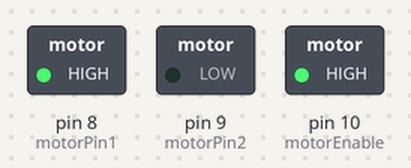
This sketch was run on a simulated Arduino Uno, built with avr-gcc and run on an emulated ATmega328P. Shown: switched loads named in the sketch (green lamp = pin HIGH).

Above: at 1.0 s.
At 3.0 s:
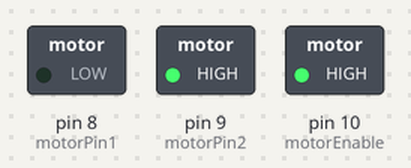
Timing chart, 0 to 4.6 s (numbered marks = the images above):
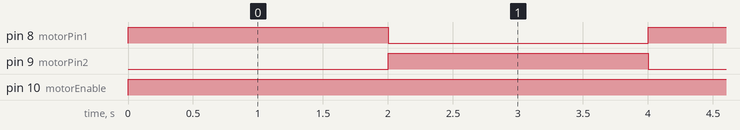

Measured:
- by itself, pin 8 (motorPin1), pin 9 (motorPin2): alternates HIGH for 2.0 s and LOW for 2.0 s
- by itself, pin 10 (motorEnable): LOW → HIGH at 0.00 s

The sketch:

planetry_dc.ino
```cpp
// Example code to run a planetary DC motor using an Arduino with an L298N motor driver

#include <Stepper.h>

// Define motor pins connected to L298N
const int motorPin1 = 8;  // Input 1 for motor 1
const int motorPin2 = 9;  // Input 2 for motor 1
const int motorEnable = 10; // Enable pin for motor 1

void setup() {
  // Set motor pins as outputs
  pinMode(motorPin1, OUTPUT);
  pinMode(motorPin2, OUTPUT);
  pinMode(motorEnable, OUTPUT);
}

void loop() {
  // Run motor forward
  digitalWrite(motorPin1, HIGH);
  digitalWrite(motorPin2, LOW);
  analogWrite(motorEnable, 255); // Adjust speed with PWM value (0-255)

  // Optional delay for demonstration
  delay(2000);

  // Run motor backward
  digitalWrite(motorPin1, LOW);
  digitalWrite(motorPin2, HIGH);
  analogWrite(motorEnable, 255);

  // Optional delay for demonstration
  delay(2000);
}
```
